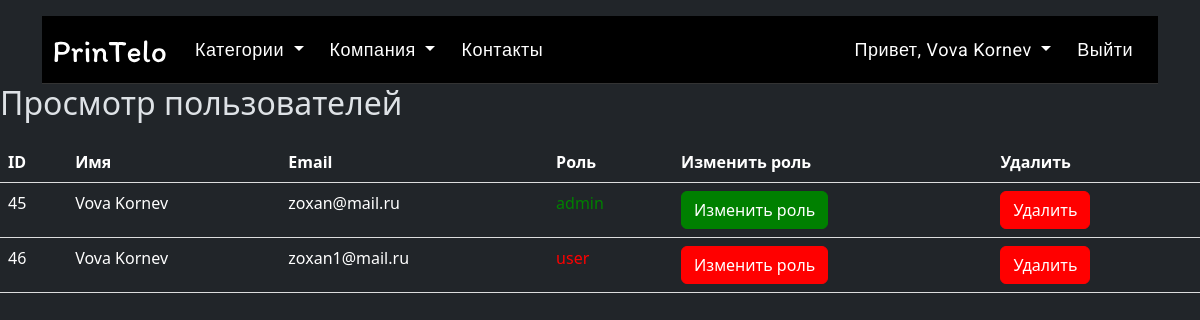
/korneuev/view_users.php (signed in), run on the app's committed database.
### tables this page shows
CREATE TABLE `users` (
  `id` int(11) NOT NULL,
  `name` varchar(255) NOT NULL,
  `mail` varchar(255) NOT NULL,
  `password` varchar(255) NOT NULL,
  `role` text NOT NULL,
  `telephone` text NOT NULL
);

### korneuev/view_users.php (the view, shortened to what this page needs)
<?php
$servername = "localhost";
$username = "zoxan";
$password = "123";
$dbname = "textovarorg";
try {
    $db = new PDO("mysql:host=$servername;dbname=$dbname", $username, $password);
    $db->setAttribute(PDO::ATTR_ERRMODE, PDO::ERRMODE_EXCEPTION);
} catch(PDOException $e) {
    echo "Ошибка подключения: " . $e->getMessage();
    exit;
}
include "header.php";
$stmt = $db->query("SELECT * FROM users");
$users = $stmt->fetchAll();
?>
<body>
<h2>Просмотр пользователей</h2>
<table class="table">
    <thead>
    <tr>
        <th>ID</th>
        <th>Имя</th>
        <th>Email</th>
        <th>Роль</th>
        <th>Изменить роль</th>
        <th>Удалить</th>
    </tr>
    </thead>
    <tbody>
    <?php foreach ($users as $user): ?>
        <tr>
            <td><?php echo $user['id']; ?></td>
            <td><?php echo $user['name']; ?></td>
            <td><?php echo $user['mail']; ?></td>
            <td style="color: <?php echo $user['role'] == 'admin' ? 'rgb(0, 128, 0)' : 'rgb(255, 0, 0)'; ?>"><?php echo $user['role']; ?></td>
            <td>
                <form method="post" action="change_role.php" onsubmit="return confirm('Вы уверены, что хотите изменить роль этого пользователя?');">
                    <button type="submit" class="btn btn-primary" style="background-color: <?php echo $user['role'] == 'admin' ? 'rgb(0, 128, 0)' : 'rgb(255, 0, 0)'; ?>; border-color: <?php echo $user['role'] == 'admin' ? 'rgb(0, 128, 0)' : 'rgb(255, 0, 0)'; ?>; color: white;">Изменить роль</button>
                </form>
            </td>
            <td>
                <form method="post" action="delete_user.php" onsubmit="return confirm('Вы уверены, что хотите удалить этого пользователя?');">
                    <button type="submit" class="btn btn-danger" style="background-color: rgb(255, 0, 0); border-color: rgb(255, 0, 0); color: white;">Удалить</button>
                </form>
            </td>
        </tr>
    <?php endforeach; ?>
    </tbody>
</table>
</body>

### korneuev/view_users.php (style rules this page uses)
table { width: 100%; border-collapse: collapse; margin-top: 20px; }
th, td { padding: 8px; text-align: left; border-bottom: 1px solid #ddd; }
th { background-color: #f2f2f2; }

### data on the page
users: id "45", name "Vova Kornev", mail "zoxan@mail.ru", role "admin"
users: id "46", name "Vova Kornev", mail "zoxan1@mail.ru", role "user"

### other printed values
$user['name'] "Vova Kornev"
